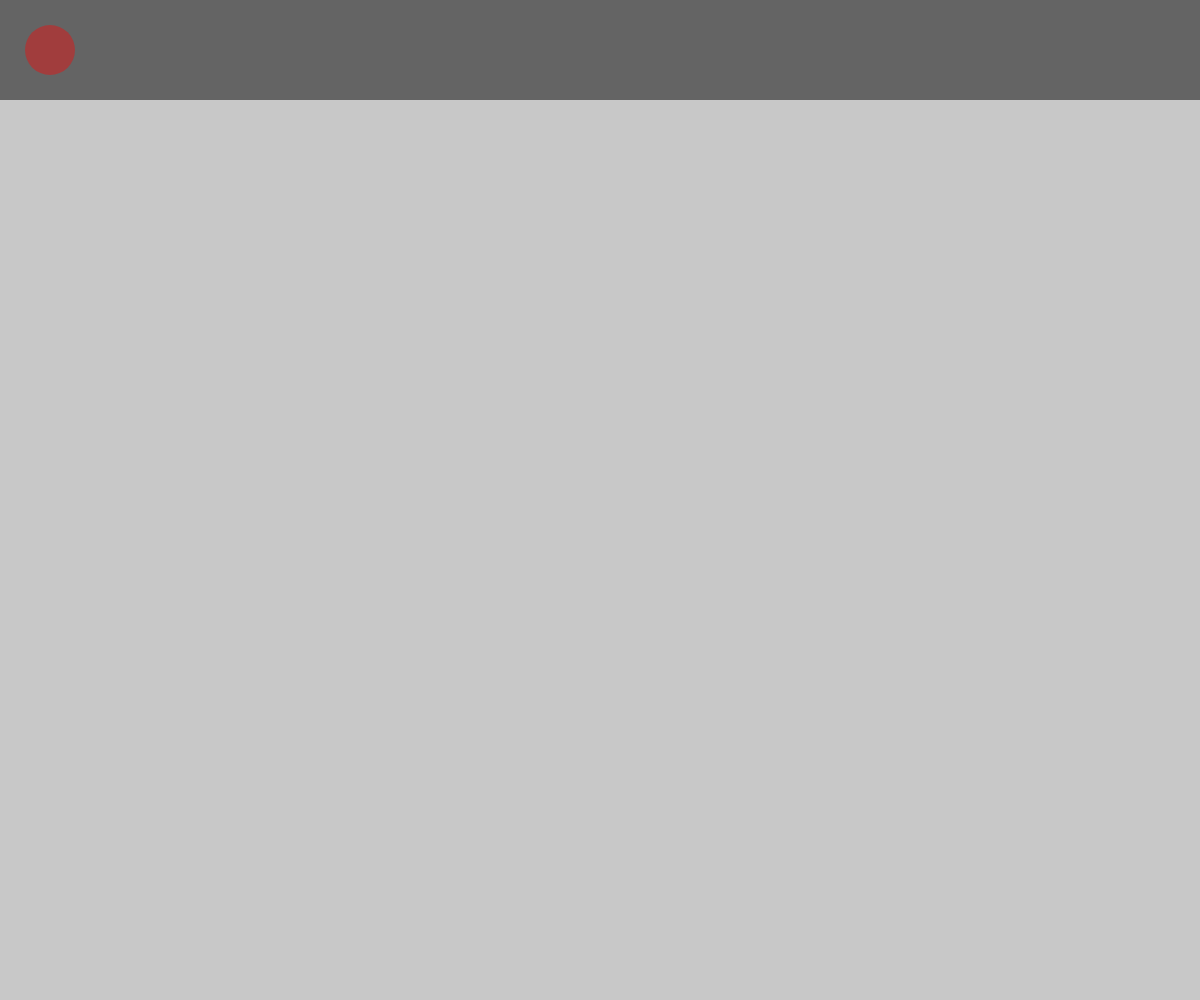
Frame 1 (no input)
Frame 60 (no input): identical to frame 1, image omitted
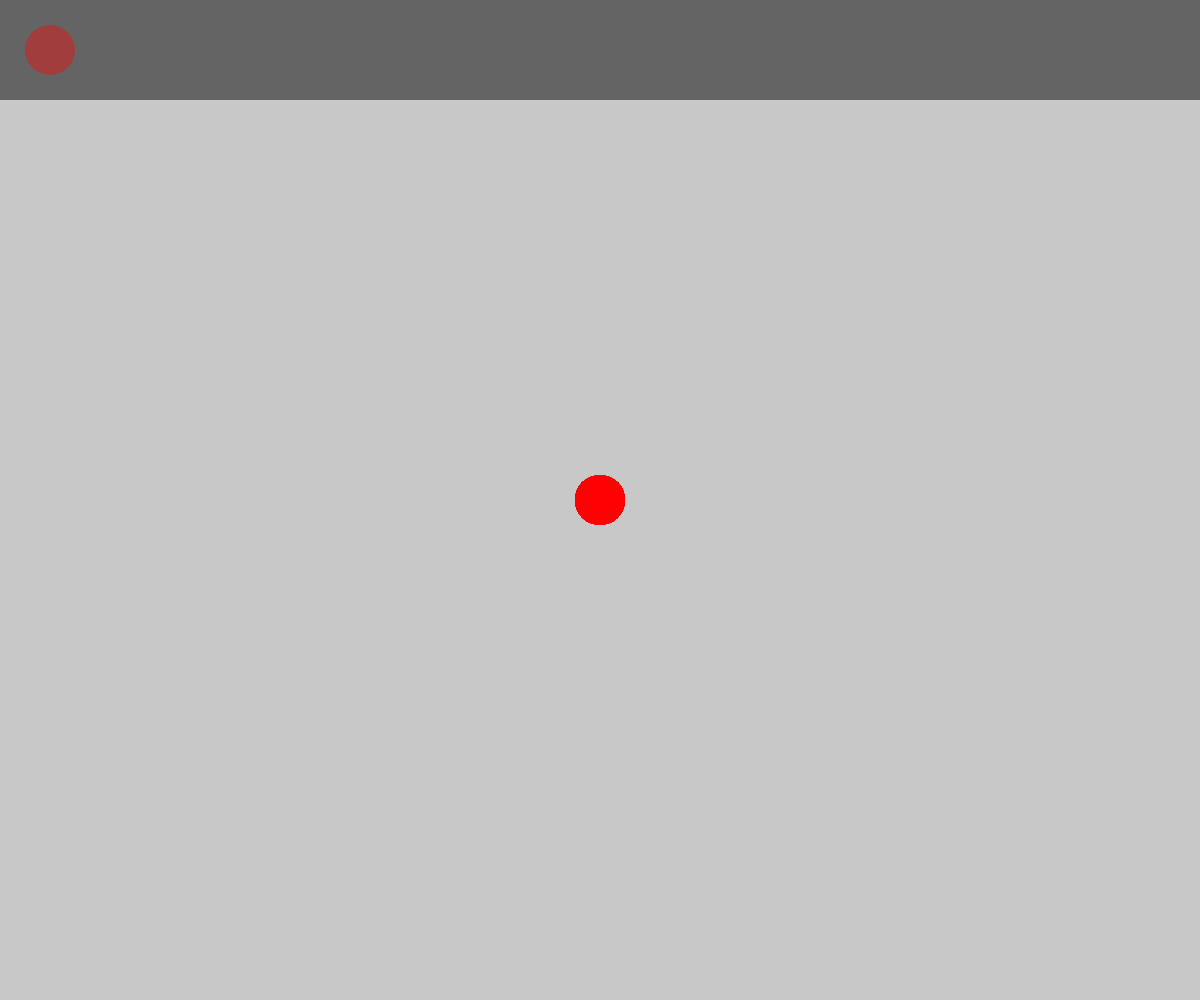
Frame 120 (the mouse pressed at the canvas centre since frame 60)

The p5.js sketch that drew these frames (run headless with seeded random() and noise() and a simulated clock; from frame 60 on, the mouse is pressed at the canvas centre):

// p5.js sketch
// ── sketch.js
var radius = 50;
var c;

function setup() {
  // put setup code here
  createCanvas(windowWidth, windowHeight);
  background(200, 200, 200);
  noStroke();
  c = color(255, 0, 0, 100);
}

function draw() {
  // put drawing code here

   // Vis palett
   fill(100, 100, 100);
   rect(0, 0, windowWidth, 100);

   fill(c);
   ellipse(50, 50, radius, radius);

   if(mouseIsPressed) {
      ellipse(mouseX, mouseY, radius, radius);
   }
}

function mouseWheel(event) {
   radius += event.delta;

   if(radius < 10)
      radius = 10;

   if(radius > 100)
      radius = 100;
}

function keyTyped() {
   if(key == '1') {
      c = color(255, 0, 0, 100);
   }
   else if(key == '2') {
      c = color(0, 255, 0, 100);
   }

   else if(key == '3') {
      c = color(0, 0, 255, 100);
   }
}
